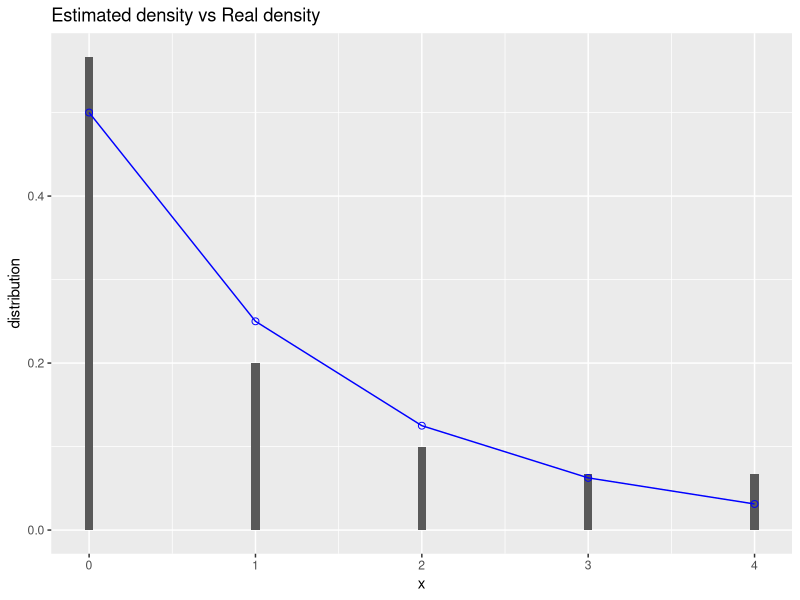
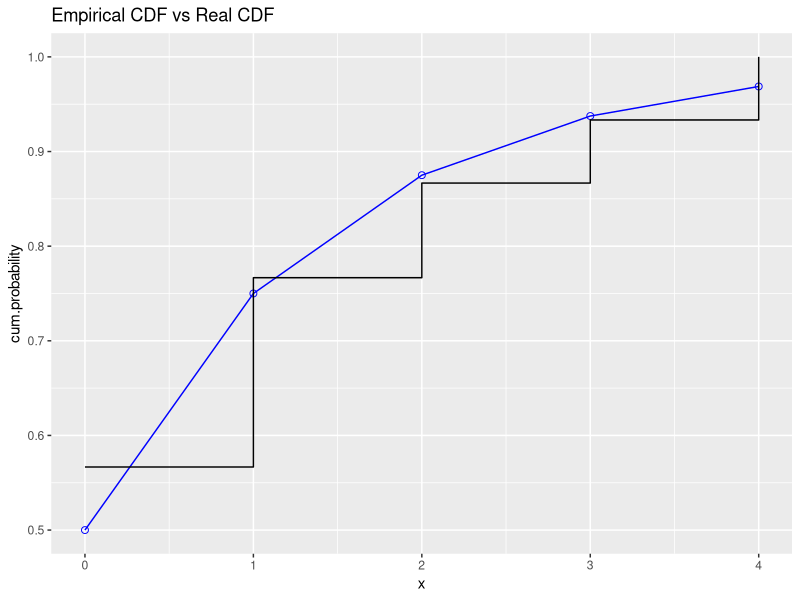
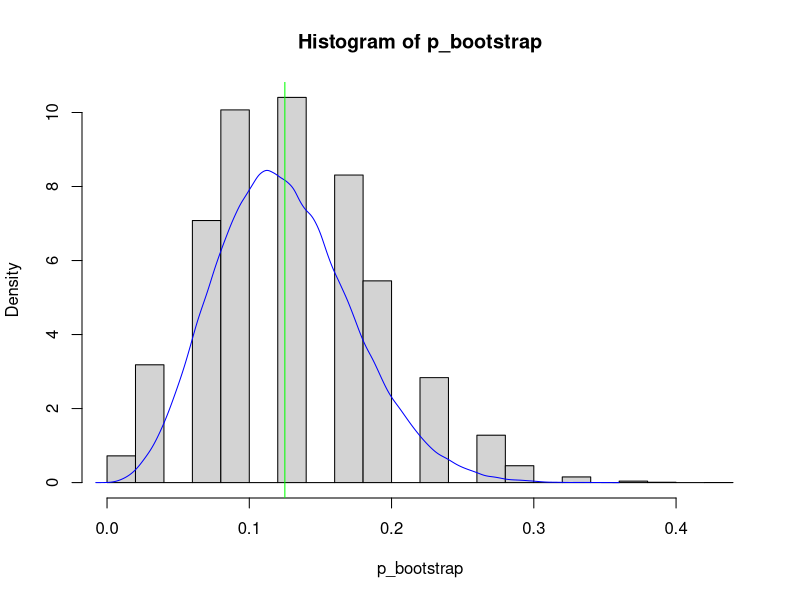
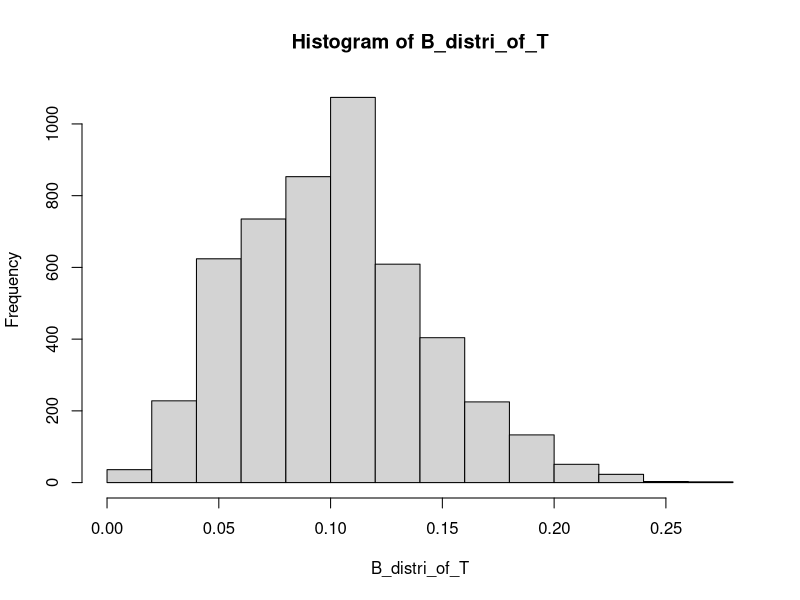

Source code (R) for these figures, in order:
## ---- chunk 1
library(dplyr)
library(ggplot2)

n = 30 
p = 0.5
sample = as.data.frame(read.csv("data/sample.csv"))
sample = sample %>% rename("ID" = X, "obs" = x) %>% arrange(obs)

distribution = table(sample %>% summarize(obs))/n

## ---- chunk 2
theta_F = (1-p)^3
mu_hat = mean(sample$obs)
p_hat = 1/ (mu_hat+1) 
T_p = (1-p_hat)^3 # T(X) in the parametric case

T_n = 1 - 1/30 * (sum(sample$obs<=2)) # = T(X) in the non paramatric case 
## ---- chunk 3
x = seq(0, max(sample$obs), 1)
ggplot(mapping=aes(x)) +
  labs(title = "Estimated density vs Real density") +
  geom_col(aes(y=distribution), width = 0.05)  + 
  geom_point(aes(y=dgeom(x,p)), colour="blue", shape=1, size=2) +
  geom_line(aes(y=dgeom(x, p)), colour="blue") + 
  scale_y_continuous()

## ---- chunk 4
ggplot(mapping=aes(x)) +
  labs(title="Empirical CDF vs Real CDF", y = "cum.probability") +
  geom_point(mapping = aes(y=pgeom(x,p)), colour="blue", shape=1, size=2) + 
  geom_line(mapping = aes(y=pgeom(x,p)), colour="blue") +
  stat_ecdf(geom="step", pad=F,mapping=aes(x=sample$obs))
## ---- chunk 5
nb_sim = 100000
true_est <- rep(NA, nb_sim)
for (i in 1:100000) {
  Xtrue<-rgeom(n=30, prob=0.5 ) # true distribution
  p_true <- (mean(Xtrue)+1)^(-1)
  true_est[i] = (1-p_true)^3
}

p_bootstrap = rep(NA,nb_sim)
for (i in 1:nb_sim) {
  Xstar <- sample(x=sample$obs, size=30, replace=T)
  p_bootstrap[i] <- 1 - 1/30 * (sum(Xstar<=2))
}
#lines(density(p_bootstrap), col= 'green', type="l", lty=2)
#legend("topright", legend=c("true", "Bootstrap"), col=c("blue", "green"), lty=1:2, cex=0.8)
hist(p_bootstrap, probability = T) # Geometric est discrete donc c est normal qu'il y ait des blancs je pense
lines(density(true_est), col= 'blue', type="l", main="Densities", lty=1  , xlab="p" )
abline(v=theta_F, col= 'green')

## ---- chunk 6
B=1000
## ---- chunk 7
first_term_B <-0
  for (i in 1:B) {
    set.seed(i)
    Xstar = sample(x=sample$obs, size=n, replace=T)
    first_term_B <- first_term_B + (1/B)*( 1 - 1/30 * (sum(Xstar<=2)) )
  }
approx_bias <- first_term_B - T_n
## ---- chunk 8
Var_boot <-0
  for (i in 1:B) {
    set.seed(i)
    Xstar = sample(x=sample$obs, size=n, replace=T)
    first = (1/B)*( 1 - 1/30 * (sum(Xstar<=2)) )^2
    second = ((1/B)*(1-1/30*(sum(Xstar<=2))))^2 
    Var_boot <- Var_boot + (first-second)
  }

## ---- chunk 9
Q1AN <- (2*n*mu_hat +2*n - qchisq(p=0.05, df=1))/(2*n*(mu_hat+1)^2)
Q2AN <- 1/2 * sqrt(  (4*n*mu_hat^2*qchisq(p=0.05,df=1)+4*n*mu_hat*qchisq(p=0.05,df=1)^2)/(n^2*(mu_hat+1)^4))
CI_param_AN <- c((1-(Q1AN+Q2AN))^3, (1-(Q1AN-Q2AN))^3)
CI_param_AN
## ---- chunk 10
alpha = 0.05
B = 5000

B_distri_of_T <- rep(NA,B) # constitue la distribution de T(X) dont on va choper les quantiles

for (i in 1:B) {
  Xstar <- rgeom(n=30, prob = p_hat) # on genere ici car on est dans le cas parametrique
  mu_star <- mean(Xstar)
  Tstar <- ( 1-(mu_star+1)^(-1) )^3
  B_distri_of_T[i] <- Tstar
}
CI_param_boot <- c(2*T_p - quantile(B_distri_of_T, 1-alpha/2), 2*T_p - quantile(B_distri_of_T, alpha/2))
CI_percen_boot <- c(quantile(B_distri_of_T, alpha/2), quantile(B_distri_of_T, 1-alpha/2))

hist(B_distri_of_T)
CI_param_boot
CI_percen_boot
## ---- chunk 11
alpha = 0.05
B1 = 5000
B2=50

StB_distri_of_T <- rep(NA,B1) # constitue la distribution de T(X) dont on va choper les quantiles

for (i in 1:B1) {
  Xstar <- rgeom(n=30, prob = p_hat) # on genere ici car on est dans le cas parametrique
  mu_star <- mean(Xstar)
  Tstar <- ( 1-(mu_star+1)^(-1) )^3
  vec_T_star <- rep(NA,B2) # sert uniquement à trouver la standard error de la statistiques bootstrapée
  for (j in 1:B2) {
    Xstar_star <- sample(x=Xstar, size= length(Xstar), replace=T)
    mu_star_star <- mean(Xstar_star)
    vec_T_star[j] <-  ( 1-(mu_star_star+1)^(-1) )^3
  }
  SE_Tstar <- sd(vec_T_star)/sqrt(B2)
  StB_distri_of_T[i] = (Tstar - mean(vec_T_star))/SE_Tstar
}
SE_theta_hat <- sd(StB_distri_of_T)/sqrt(B1)
CI_st_B <- c(T_p - quantile(StB_distri_of_T, 0.975)*SE_theta_hat,T_p - quantile(StB_distri_of_T, 0.025)*SE_theta_hat )
CI_st_B
